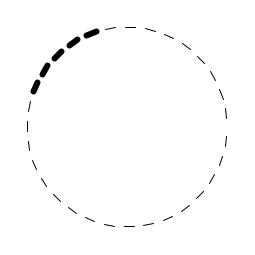
Frame 1 (no input)
Frame 60 (the mouse pressed at the canvas centre just before this capture): identical to frame 1, image omitted
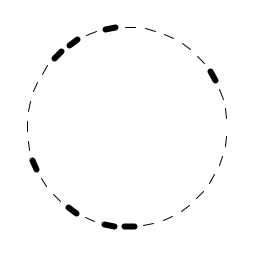
Frame 120 (the mouse held since frame 60 and released just before this capture)

The Processing sketch that drew these frames (run headless with seeded random() and noise(); from frame 60 on, the mouse is pressed at the canvas centre):

// Processing sketch: processing_65790
// ── processing_65790.pde

PVector circle(float startx,float starty, float angle,float distance){

  float endx = startx + cos(angle) * distance;
  float endy = starty + sin(angle) * distance;
 // stroke(startx,endx);
 // vertex(endx,endy,0,endx,endy);
 PVector retval = new PVector(endx,endy,0);
 return retval;
 
 
 
} 

int w=255;
int h=255;
PVector [] karl  = new PVector [64];
int i =0;
void setup(){

 
 size(255,255);
 smooth();
for (float z=0;z< 6.3;z+=.1){
 karl[i] = circle( w/2,h/2,z,100);
 if(i>0)line(karl[i-1].x,karl[i-1].y,karl[i].x,karl[i].y);
 
 i++;
 
}
//line(karl[i-].x,karl[i-2].y,karl[1].z,karl[1].y);
  
}

void draw(){
 background(255);
  beginShape(LINES);
for (int ix=0;ix<i-1;ix++){
  
 if(ix>0){
   float dis = dist(karl[ix-1].x,karl[ix-1].y,mouseX,mouseY);
   float dis2 = dist(mouseX,mouseY,w/2,h/2);
   
  strokeWeight(1);
  if(dis<100 )strokeWeight(6);
 //  line(karl[ix-1].x,karl[ix-1].y,karl[ix].x,karl[ix].y);
 vertex(karl[ix].x,karl[ix].y);
   
 }
} 
endShape(CLOSE);
}

String where (PVector place,int x,int y){
  String retval = "";
  if(x<=place.x && y<=place.y)retval = "A";
  if(x>=place.x && y<=place.y)retval = "B";
  if(x<=place.x&& y>=place.y)retval="C";
  if(x>=place.x && y>=place.y)retval="D";
   
 return retval;
   
}
